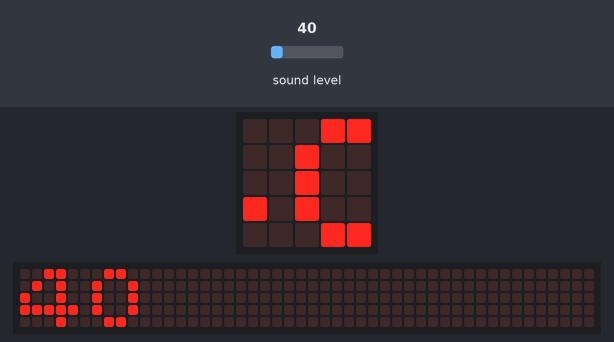
Simulated run of this program. Board: BBC micro:bit running MicroPython. Parts: the board's 5×5 LED display, a strip that is not on the board, showing the scrolling text unrolled. Inputs (shaded band) come from the test bench; at power-on: sound level 40. The 48×5 strip is a reading aid, not a part: it shows the text the display is scrolling, unrolled, one strip-width of it at a time.

Above: at 1.27 s.
1.3 s: sound level set to 5
At 2.52 s:
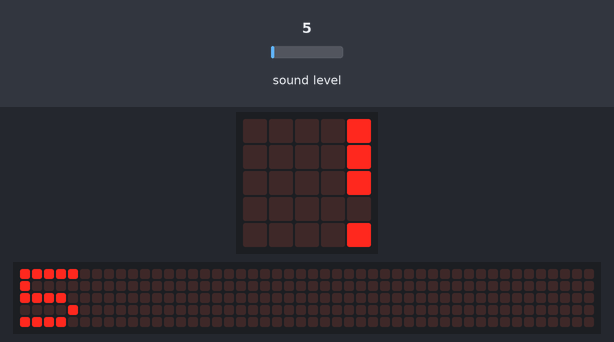
8.0 s: sound level set to 64
At 9.32 s:
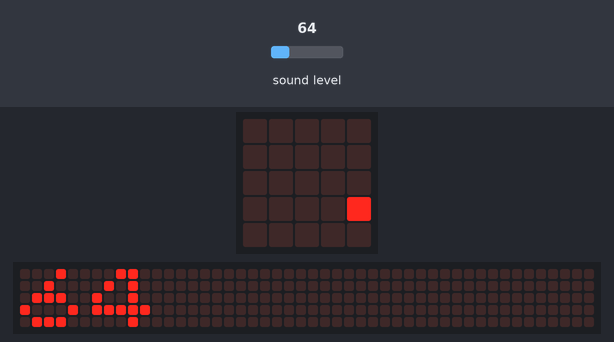
11.2 s: sound level set to 128
At 11.92 s:
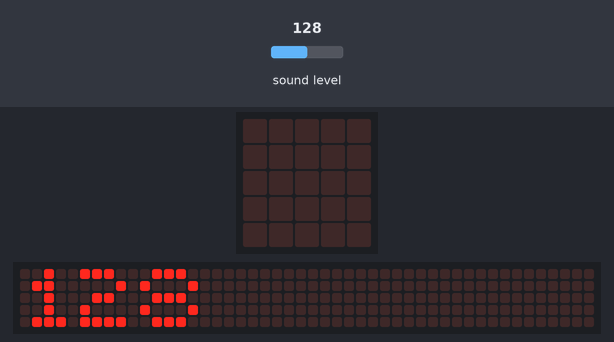

The program:

main.py
```python
from microbit import *

while True:
    display.scroll(microphone.sound_level())
    sleep(200)
```
